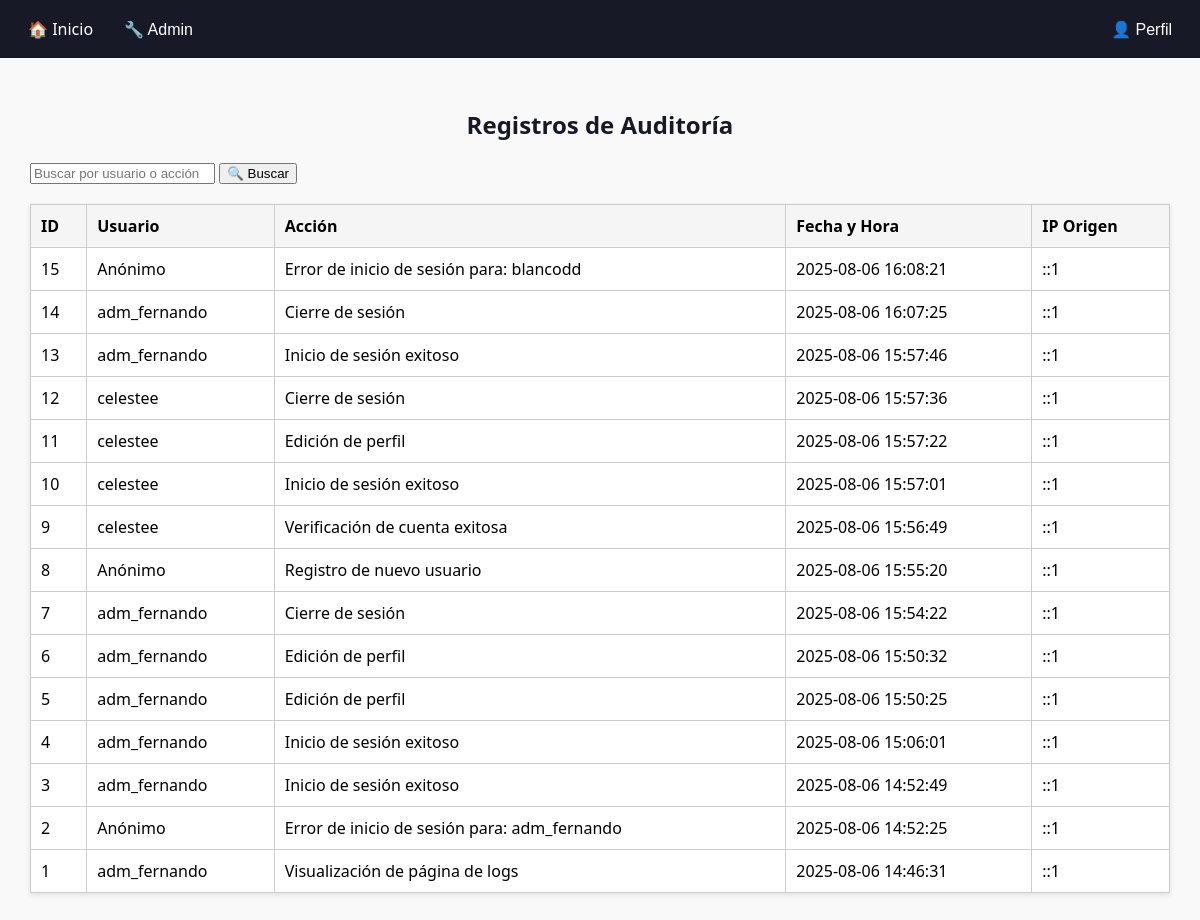
/admin/logs.php (signed in), run on the app's committed database.
### tables this page shows
CREATE TABLE `logs` (
  `id_log` int(11) NOT NULL,
  `id_usuario` int(11) DEFAULT NULL,
  `accion` varchar(255) NOT NULL,
  `fecha_hora` datetime DEFAULT current_timestamp(),
  `ip_origen` varchar(45) DEFAULT NULL
);

CREATE TABLE `usuarios` (
  `id_usuario` int(11) NOT NULL,
  `nombre_usuario` varchar(100) NOT NULL,
  `apellido` varchar(100) NOT NULL,
  `email` varchar(100) NOT NULL,
  `password` varchar(100) NOT NULL,
  `verificado` tinyint(1) DEFAULT 0,
  `token_verificacion` varchar(255) DEFAULT NULL,
  `fecha_verificacion` datetime DEFAULT NULL,
  `fecha_registro` datetime DEFAULT current_timestamp(),
  `fecha_modificacion` datetime DEFAULT NULL,
  `id_estado` int(11) NOT NULL,
  `id_rol` int(11) NOT NULL DEFAULT 2
);

### admin/logs.php (the view, shortened to what this page needs)
<?php
$db = new Database();
$conn = $db->obtenerConexion();
$rol = $_SESSION['rol'];
$busqueda = $_GET['busqueda'] ?? '';
$sql = "SELECT l.*, u.nombre_usuario
        FROM logs l
        LEFT JOIN usuarios u ON l.id_usuario = u.id_usuario
        WHERE u.nombre_usuario LIKE :busqueda
        OR l.accion LIKE :busqueda
        ORDER BY l.fecha_hora DESC";
$stmt = $conn->prepare($sql);
$param = "%" . $busqueda . "%";
$stmt->bindParam(':busqueda', $param);
$stmt->execute();
$logs = $stmt->fetchAll(PDO::FETCH_ASSOC);
?>
<!DOCTYPE html>
<html lang="es">
<head>
    <link rel="stylesheet" href="../styles/dashboard.css">
</head>
<body>
<nav class="navbar">
    <div class="nav-left">
        <a href="../index.php">🏠 Inicio</a>
        <?php if ($rol == 1): ?>
            <div class="dropdown">
                <button class="dropbtn">🔧 Admin</button>
            </div>
        <?php endif; ?>
    </div>
    <div class="nav-right">
        <div class="dropdown">
            <button class="dropbtn">👤 Perfil</button>
        </div>
    </div>
</nav>
<main class="contenido">
    <h2>Registros de Auditoría</h2>
    <form method="GET" style="margin-bottom: 20px;">
        <input type="text" name="busqueda" placeholder="Buscar por usuario o acción" value="<?= htmlspecialchars($busqueda) ?>">
        <button type="submit">🔍 Buscar</button>
    </form>
    <table border="1" cellpadding="10">
        <thead>
            <tr>
                <th>ID</th>
                <th>Usuario</th>
                <th>Acción</th>
                <th>Fecha y Hora</th>
                <th>IP Origen</th>
            </tr>
        </thead>
        <tbody>
            <?php if (count($logs) > 0): ?>
                <?php foreach ($logs as $log): ?>
                    <tr>
                        <td><?= $log['id_log'] ?></td>
                        <td><?= $log['nombre_usuario'] ?? 'Anónimo' ?></td>
                        <td><?= htmlspecialchars($log['accion']) ?></td>
                        <td><?= $log['fecha_hora'] ?></td>
                        <td><?= $log['ip_origen'] ?></td>
                    </tr>
                <?php endforeach; ?>
            <?php else: ?>
                <tr><td colspan="5">No se encontraron resultados.</td></tr>
            <?php endif; ?>
        </tbody>
    </table>
</main>
</body>
</html>

### styles/dashboard.css (style rules this page uses)
body { margin: 0; font-family: 'Segoe UI', Tahoma, Geneva, Verdana, sans-serif; background-color: #f9f9f9; }
.navbar { display: flex; justify-content: space-between; align-items: center; background-color: #181927; padding: 10px 20px; color: white; flex-wrap: wrap; }
.navbar a, .navbar button { color: white; text-decoration: none; background: none; border: none; font-size: 16px; cursor: pointer; padding: 8px; }
.nav-left, .nav-right { display: flex; align-items: center; gap: 15px; }
.dropdown { position: relative; }
.contenido { padding: 30px; }
h1, h2 { color: #181927; text-align: center; }
table { width: 100%; border-collapse: collapse; margin-top: 20px; background-color: white; box-shadow: 0 2px 5px rgba(0, 0, 0, 0.1); }
th, td { border: 1px solid #ccc; padding: 10px; text-align: left; }
th { background-color: #f5f5f5; font-weight: bold; }

### data on the page
logs: id_log "15", nombre_usuario "Anónimo", accion "Error de inicio de sesión para: blancodd", fecha_hora "2025-08-06 16:08:21", ip_origen "::1"
logs: id_log "14", id_usuario.nombre_usuario "adm_fernando", accion "Cierre de sesión", fecha_hora "2025-08-06 16:07:25", ip_origen "::1"
logs: id_log "13", id_usuario.nombre_usuario "adm_fernando", accion "Inicio de sesión exitoso", fecha_hora "2025-08-06 15:57:46", ip_origen "::1"
logs: id_log "12", id_usuario.nombre_usuario "celestee", accion "Cierre de sesión", fecha_hora "2025-08-06 15:57:36", ip_origen "::1"
logs: id_log "11", id_usuario.nombre_usuario "celestee", accion "Edición de perfil", fecha_hora "2025-08-06 15:57:22", ip_origen "::1"
logs: id_log "10", id_usuario.nombre_usuario "celestee", accion "Inicio de sesión exitoso", fecha_hora "2025-08-06 15:57:01", ip_origen "::1"
logs: id_log "9", id_usuario.nombre_usuario "celestee", accion "Verificación de cuenta exitosa", fecha_hora "2025-08-06 15:56:49", ip_origen "::1"
logs: id_log "8", nombre_usuario "Anónimo", accion "Registro de nuevo usuario", fecha_hora "2025-08-06 15:55:20", ip_origen "::1"
logs: id_log "7", id_usuario.nombre_usuario "adm_fernando", accion "Cierre de sesión", fecha_hora "2025-08-06 15:54:22", ip_origen "::1"
logs: id_log "6", id_usuario.nombre_usuario "adm_fernando", accion "Edición de perfil", fecha_hora "2025-08-06 15:50:32", ip_origen "::1"
logs: id_log "5", id_usuario.nombre_usuario "adm_fernando", accion "Edición de perfil", fecha_hora "2025-08-06 15:50:25", ip_origen "::1"
logs: id_log "4", id_usuario.nombre_usuario "adm_fernando", accion "Inicio de sesión exitoso", fecha_hora "2025-08-06 15:06:01", ip_origen "::1"
logs: id_log "3", id_usuario.nombre_usuario "adm_fernando", accion "Inicio de sesión exitoso", fecha_hora "2025-08-06 14:52:49", ip_origen "::1"
logs: id_log "2", nombre_usuario "Anónimo", accion "Error de inicio de sesión para: adm_fernando", fecha_hora "2025-08-06 14:52:25", ip_origen "::1"
logs: id_log "1", id_usuario.nombre_usuario "adm_fernando", accion "Visualización de página de logs", fecha_hora "2025-08-06 14:46:31", ip_origen "::1"
